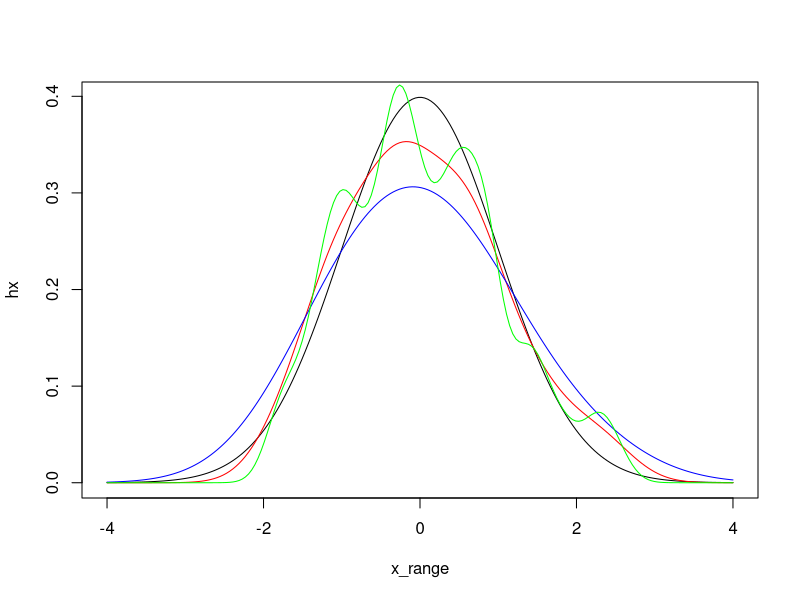

Source code (R):
K <- function(u){
  result <- exp(-u^2/2) / sqrt(2*pi)
  return(result)
}

f <- function(dataset, h, x_range_vector=seq(-4, 4, length=100)){
  result <- double(length(x_range_vector))
  for( j in x_range_vector){
    x_range_value <- x_range_vector[j]
    sum_K <- 0
    for(xi in dataset){
      sum_K <- sum_K + K((x_range_value - xi) / h)
    }
    result[j] <- sum_K / (length(dataset) * h)
  }
  return(result)
}

sample <- read.table("sample_N_0_1.txt")
sample <- as.vector(t(sample))

x <- sample
x_mean <- mean(x)
n <- length(x)
S <- sqrt(sum((x - x_mean)^2)/length(x))
h <- S / n^(1/5)

x_range <- seq(-4, 4, length=200)

hx <- dnorm(x_range)
plot(x_range, hx, type="l")

sx1 <- f(x, h, x_range)
lines(x_range, sx1, col="red")

sx2 <- f(x, h*2, x_range)
lines(x_range, sx2, col="blue")

sx3 <- f(x, h/2, x_range)
lines(x_range, sx3, col="green")
